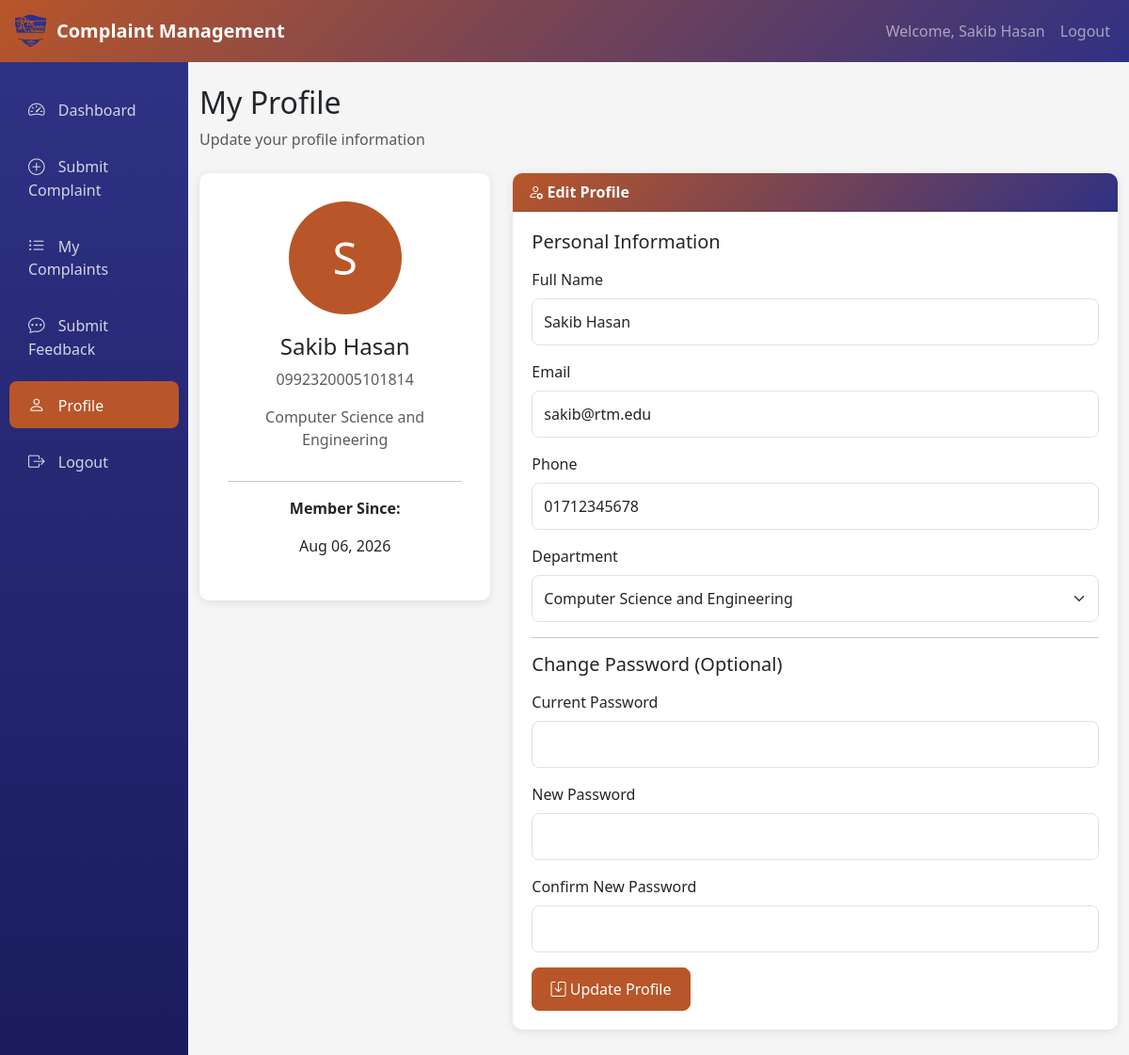
Screenshot of /student/profile.php (signed in) with the database file from the repository.
### tables this page shows
CREATE TABLE IF NOT EXISTS students (
    id INT AUTO_INCREMENT PRIMARY KEY,
    name VARCHAR(100) NOT NULL,
    student_id VARCHAR(20) NOT NULL UNIQUE,
    email VARCHAR(100) NOT NULL UNIQUE,
    phone VARCHAR(20),
    department VARCHAR(100),
    password VARCHAR(255) NOT NULL,
    status ENUM('active', 'inactive') DEFAULT 'active',
    created_at TIMESTAMP DEFAULT CURRENT_TIMESTAMP,
    updated_at TIMESTAMP DEFAULT CURRENT_TIMESTAMP ON UPDATE CURRENT_TIMESTAMP,
    INDEX idx_student_id (student_id),
    INDEX idx_student_email (email),
    INDEX idx_student_status (status)
);

### includes/auth.php (called while the page is built, shortened)
<?php
function isLoggedIn() {
    return isset($_SESSION['user_id']) && isset($_SESSION['user_type']);
}
function isStudent() {
    return isLoggedIn() && $_SESSION['user_type'] === 'student';
}
function formatDate($date) {
    return date('M d, Y', strtotime($date));
}
?>

### includes/student_auth.php (called while the page is built, shortened)
<?php
require_once __DIR__ . '/auth.php';
function getCurrentStudent() {
    if (isStudent()) {
        global $pdo;
        $stmt = $pdo->prepare("SELECT * FROM students WHERE id = ? AND status = 'active'");
        $stmt->execute([$_SESSION['user_id']]);
        return $stmt->fetch();
    }
    return null;
}
?>

### student/profile.php (the view, shortened to what this page needs)
<?php
require_once '../includes/auth.php';
require_once '../includes/student_auth.php';
$student = getCurrentStudent();
?>
<!DOCTYPE html>
<html lang="en">
<head>
    <link href="https://cdn.jsdelivr.net/npm/bootstrap@5.3.0/dist/css/bootstrap.min.css" rel="stylesheet">
    <link href="https://cdn.jsdelivr.net/npm/bootstrap-icons@1.10.0/font/bootstrap-icons.css" rel="stylesheet">
    <link href="/includes/assets/css/style.css" rel="stylesheet">
</head>
<body>
    <nav class="navbar navbar-expand-lg navbar-dark" style="background: linear-gradient(135deg, var(--primary-color), var(--secondary-color));">
        <div class="container-fluid">
            <a class="navbar-brand d-flex align-items-center" href="/student/dashboard.php">
                <img src="/img/rtm-icon.png" alt="RTM Logo" width="40" height="40" class="me-2">
                Complaint Management
            </a>
            <div class="collapse navbar-collapse" id="navbarNav">
                <ul class="navbar-nav ms-auto">
                    <li class="nav-item">
                        <span class="nav-link">Welcome, <?php echo htmlspecialchars($student['name']); ?></span>
                    </li>
                    <li class="nav-item">
                        <a class="nav-link" href="/student/logout.php">Logout</a>
                    </li>
                </ul>
            </div>
        </div>
    </nav>
    <div class="container-fluid">
        <div class="row">
            <div class="col-md-3 col-lg-2 sidebar">
                <nav class="nav flex-column">
                    <a class="nav-link" href="/student/dashboard.php">
                        <i class="bi bi-speedometer2"></i> Dashboard
                    </a>
                    <a class="nav-link" href="/student/submit-complaint.php">
                        <i class="bi bi-plus-circle"></i> Submit Complaint
                    </a>
                    <a class="nav-link" href="/student/complaints.php">
                        <i class="bi bi-list-ul"></i> My Complaints
                    </a>
                    <a class="nav-link" href="/student/feedback.php">
                        <i class="bi bi-chat-dots"></i> Submit Feedback
                    </a>
                    <a class="nav-link active" href="/student/profile.php">
                        <i class="bi bi-person"></i> Profile
                    </a>
                    <a class="nav-link" href="/student/logout.php">
                        <i class="bi bi-box-arrow-right"></i> Logout
                    </a>
                </nav>
            </div>
            <div class="col-md-9 col-lg-10 py-4">
                <div class="mb-4">
                    <h2>My Profile</h2>
                    <p class="text-muted">Update your profile information</p>
                </div>
                <div class="row">
                    <div class="col-md-4">
                        <div class="card profile-section text-center">
                            <div class="profile-avatar">
                                <?php echo strtoupper(substr($student['name'], 0, 1)); ?>
                            </div>
                            <h4><?php echo htmlspecialchars($student['name']); ?></h4>
                            <p class="text-muted"><?php echo htmlspecialchars($student['student_id']); ?></p>
                            <p class="text-muted"><?php echo htmlspecialchars($student['department']); ?></p>
                            <hr>
                            <p><strong>Member Since:</strong></p>
                            <p><?php echo formatDate($student['created_at']); ?></p>
                        </div>
                    </div>
                    <div class="col-md-8">
                        <div class="card">
                            <div class="card-header">
                                <i class="bi bi-person-gear"></i> Edit Profile
                            </div>
                            <div class="card-body">
                                <form method="POST" action="">
                                    <h5 class="mb-3">Personal Information</h5>
                                    <div class="mb-3">
                                        <label for="name" class="form-label">Full Name</label>
                                        <input type="text" class="form-control" id="name" name="name"
                                               value="<?php echo htmlspecialchars($student['name']); ?>" required>
                                    </div>
                                    <div class="mb-3">
                                        <label for="email" class="form-label">Email</label>
                                        <input type="email" class="form-control" id="email" name="email"
                                               value="<?php echo htmlspecialchars($student['email']); ?>" required>
                                    </div>
                                    <div class="mb-3">
                                        <label for="phone" class="form-label">Phone</label>
                                        <input type="tel" class="form-control" id="phone" name="phone"
                                               value="<?php echo htmlspecialchars($student['phone']); ?>" required>
                                    </div>
                                    <div class="mb-3">
                                        <label for="department" class="form-label">Department</label>
                                        <select class="form-select" id="department" name="department" required>
                                            <option value="Computer Science and Engineering" <?php echo $student['department'] === 'Computer Science and Engineering' ? 'selected' : ''; ?>>Computer Science and Engineering</option>
                                        </select>
                                    </div>
                                    <hr>
                                    <h5 class="mb-3">Change Password (Optional)</h5>
                                    <div class="mb-3">
                                        <label for="current_password" class="form-label">Current Password</label>
                                        <input type="password" class="form-control" id="current_password" name="current_password">
                                    </div>
                                    <div class="mb-3">
                                        <label for="new_password" class="form-label">New Password</label>
                                        <input type="password" class="form-control" id="new_password" name="new_password">
                                    </div>
                                    <div class="mb-3">
                                        <label for="confirm_password" class="form-label">Confirm New Password</label>
                                        <input type="password" class="form-control" id="confirm_password" name="confirm_password">
                                    </div>
                                    <button type="submit" class="btn btn-primary">
                                        <i class="bi bi-save"></i> Update Profile
                                    </button>
                                </form>
                            </div>
                        </div>
                    </div>
                </div>
            </div>
        </div>
    </div>
</body>
</html>

### includes/assets/css/style.css (style rules this page uses)
:root { --primary-color: #b85629; --secondary-color: #2f3184; --success-color: #198754; --danger-color: #dc3545; --warning-color: #ffc107; --info-color: #0dcaf0; --light-color: #f8f9fa; --dark-color: #212529; }
body { font-family: 'Segoe UI', Tahoma, Geneva, Verdana, sans-serif; background-color: #f5f5f5; }
.navbar-brand { font-weight: 600; font-size: 1.25rem; }
.card { border: none; border-radius: 10px; box-shadow: 0 2px 10px rgba(0, 0, 0, 0.1); margin-bottom: 20px; }
.card-header { background: linear-gradient(135deg, var(--primary-color), var(--secondary-color)); color: white; border-radius: 10px 10px 0 0 !important; font-weight: 600; }
.card-body { padding: 20px; }
.form-control, .form-select { border-radius: 8px; border: 1px solid #dee2e6; padding: 0.75rem; }
.btn { border-radius: 8px; padding: 0.6rem 1.2rem; font-weight: 500; }
.btn-primary { background-color: var(--primary-color); border-color: var(--primary-color); }
.sidebar { background: linear-gradient(180deg, var(--secondary-color) 0%, #1a1c5e 100%); min-height: calc(100vh - 56px); padding: 20px 0; }
.sidebar .nav-link { color: rgba(255, 255, 255, 0.8); padding: 12px 20px; border-radius: 8px; margin: 5px 10px; transition: all 0.2s; }
.sidebar .nav-link:hover, .sidebar .nav-link.active { background-color: var(--primary-color); color: white; }
.sidebar .nav-link i { margin-right: 10px; font-size: 1.1rem; }
.profile-section { background-color: white; padding: 30px; border-radius: 10px; box-shadow: 0 2px 10px rgba(0, 0, 0, 0.1); }
.profile-avatar { width: 120px; height: 120px; border-radius: 50%; background-color: var(--primary-color); color: white; display: flex; align-items: center; justify-content: center; font-size: 3rem; margin: 0 auto 20px; }

### rows the page displays
students: name "Sakib Hasan", name "S", student "0992320005101814", department "Computer Science and Engineering", created_at "Aug 06, 2026", email "sakib@rtm.edu", phone "01712345678"
